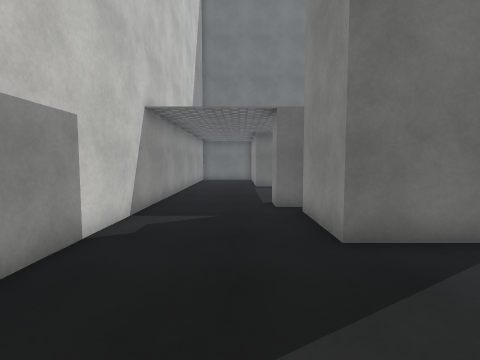
View 1 (above)

21 first-person views from a walk through a Unity game level. The camera is 1.4 m above the floor, tilts 4° down and sees 85° across. The floor is counted in squares, 1 m on a side. Each view is taken from the middle of a square. On the plan, view 1 faces up. The plan holds only what a view shows up to about 13 squares ahead; the rest is blank. Some surface patterns are stand-ins.

View 2
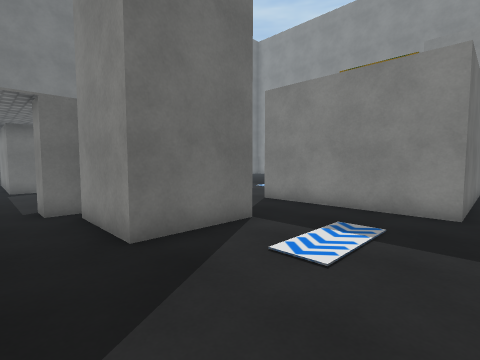

View 3
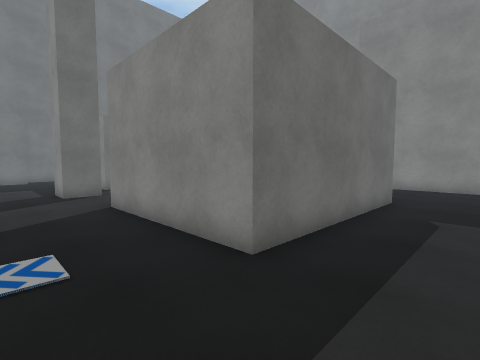

View 4
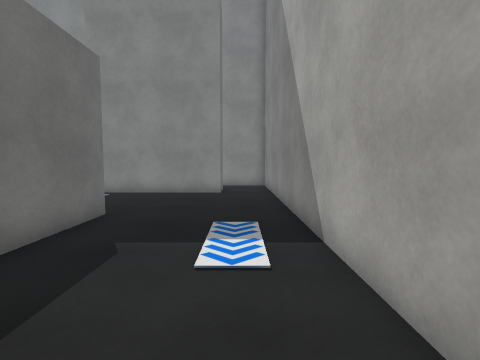

View 5
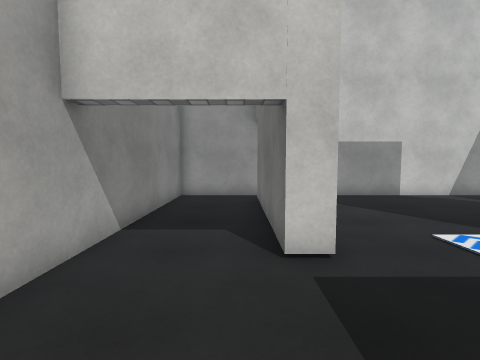

View 6
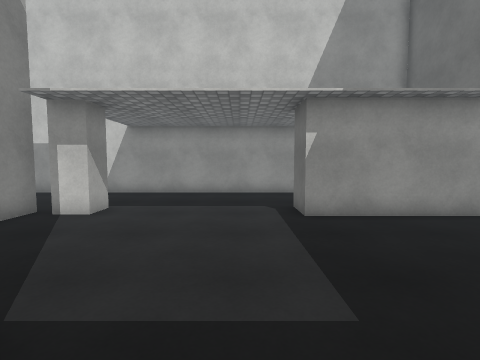

View 7
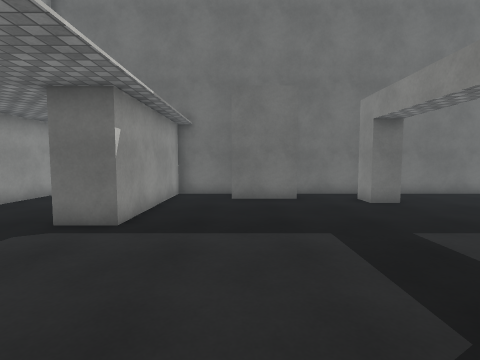

View 8
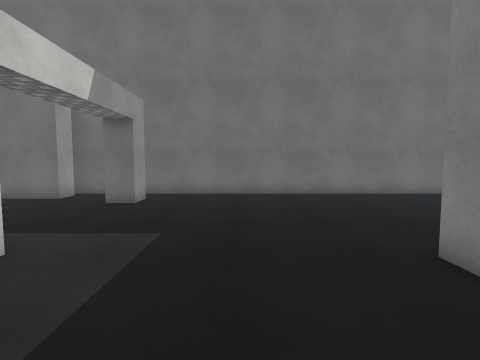

View 9
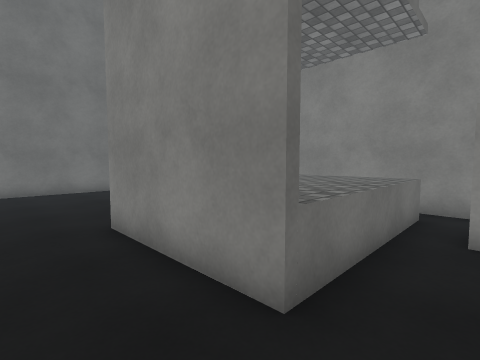

View 10
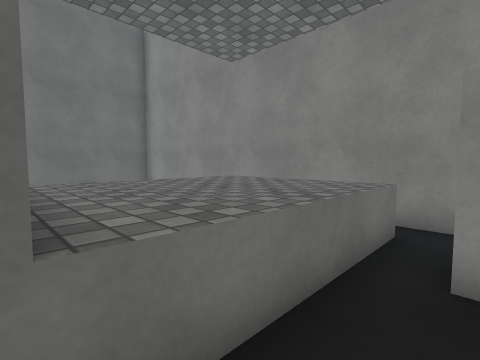

View 11
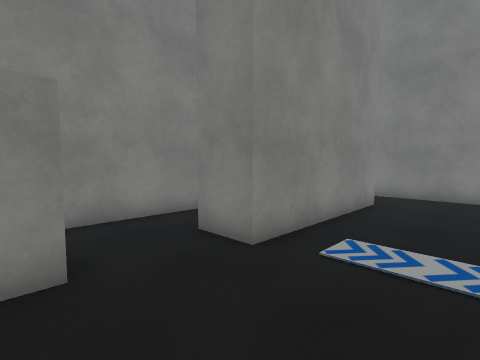

View 12
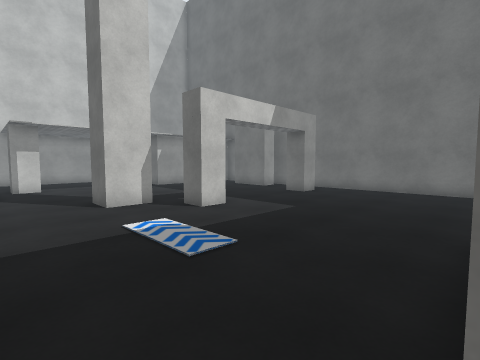

View 13
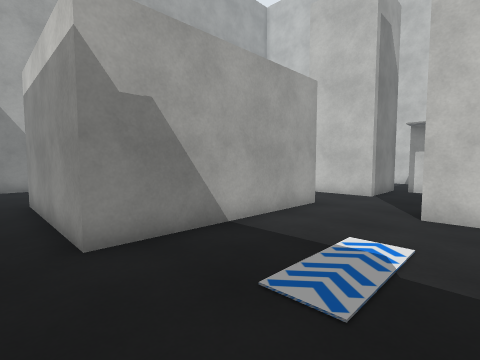

View 14
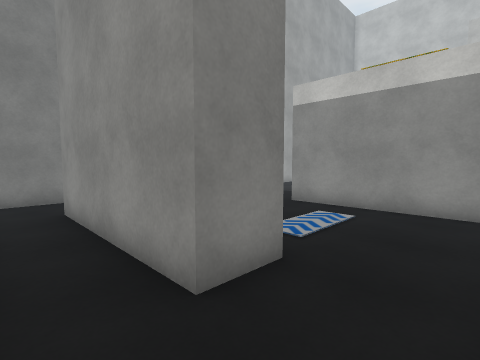

View 15
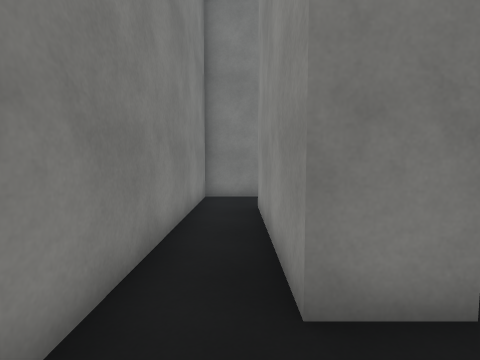

View 16
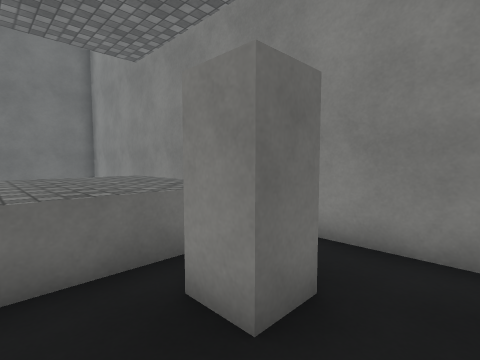

View 17
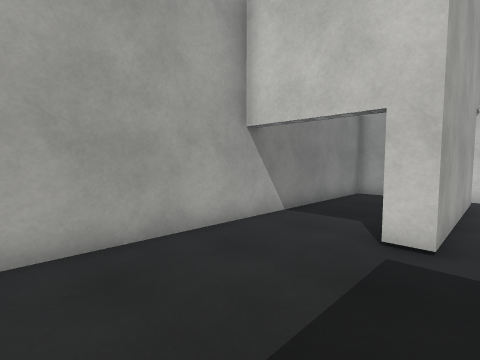

View 18
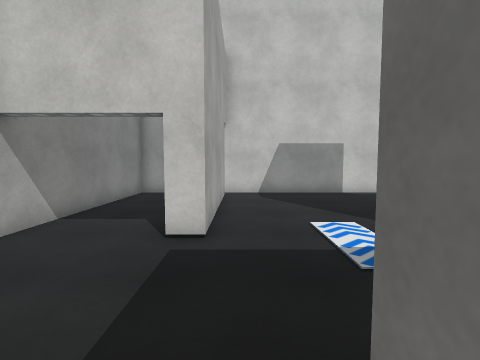

View 19
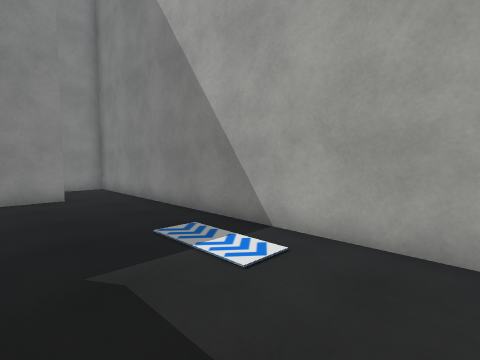

View 20
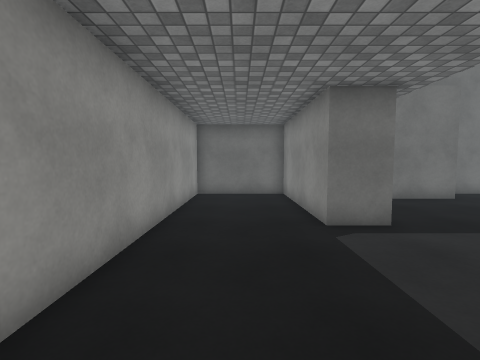

View 21
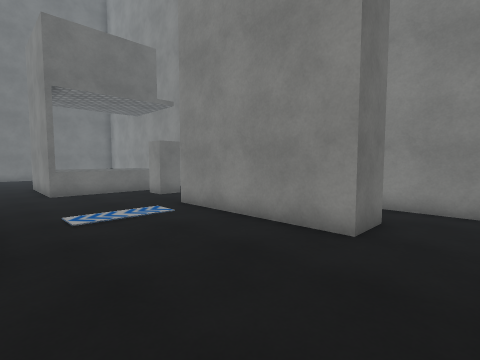

### Floor plan
Key: @ floor where view 1 was taken; # wall or solid block; x gap in a wall; . floor; ^ raised ledge; O other object.
Columns run from 3 left of view 1 to 24 right of it. Each row starts with its distance up from view 1.
 20 ###########################
 19 #...##..###..x............ #
 18 #...##.......O...........  #
 17 #...##..................   #
 16 #...##..................   #
 15 #...##.................    #
 14 #.....................     #
 13 #...................#^^^^^ #
 12 #............O......#^^^^^ #
 11 #.........##........#^^^^^ #
 10 #.........##........#^^^^^ #
  9 #...##..............#^^^^^ #
  8 #...##.....................#
  7 #....####...............O..#
  6 #....####..########.....O..#
  5 #....####..#      #........#
  4 #..........#      #....##..#
  3 #..........#      #....##..#
  2 #..........#      #....##..#
  1 #..........########....##..#
  0 #..@...................##..#
 -1 #x######...............##..#
 -2 #......................##..#
 -3 #..........................#
 -4 #..........................#
 -5 ############################

Where each view was taken, in squares from view 1:
view 1: 0 up, 0 right, facing up
view 2: 0 up, 0 right, facing up-right
view 3: 2 down, 5 right, facing up-right
view 4: 3 down, 8 right, facing right
view 5: 2 down, 8 right, facing left
view 6: 13 up, 9 right, facing left
view 7: 9 up, 5 right, facing up
view 8: 9 up, 14 right, facing up
view 9: 7 up, 15 right, facing up-right
view 10: 7 up, 17 right, facing up-right
view 11: 7 up, 17 right, facing down-right
view 12: 7 up, 17 right, facing up-left
view 13: 11 up, 16 right, facing down-left
view 14: 6 up, 23 right, facing down-left
view 15: 6 up, 22 right, facing down
view 16: 5 up, 19 right, facing up-right
view 17: 0 up, 9 right, facing down-left
view 18: 0 up, 9 right, facing left
view 19: 0 up, 9 right, facing down-right
view 20: 9 up, 1 left, facing up
view 21: 4 down, 15 right, facing up-right
